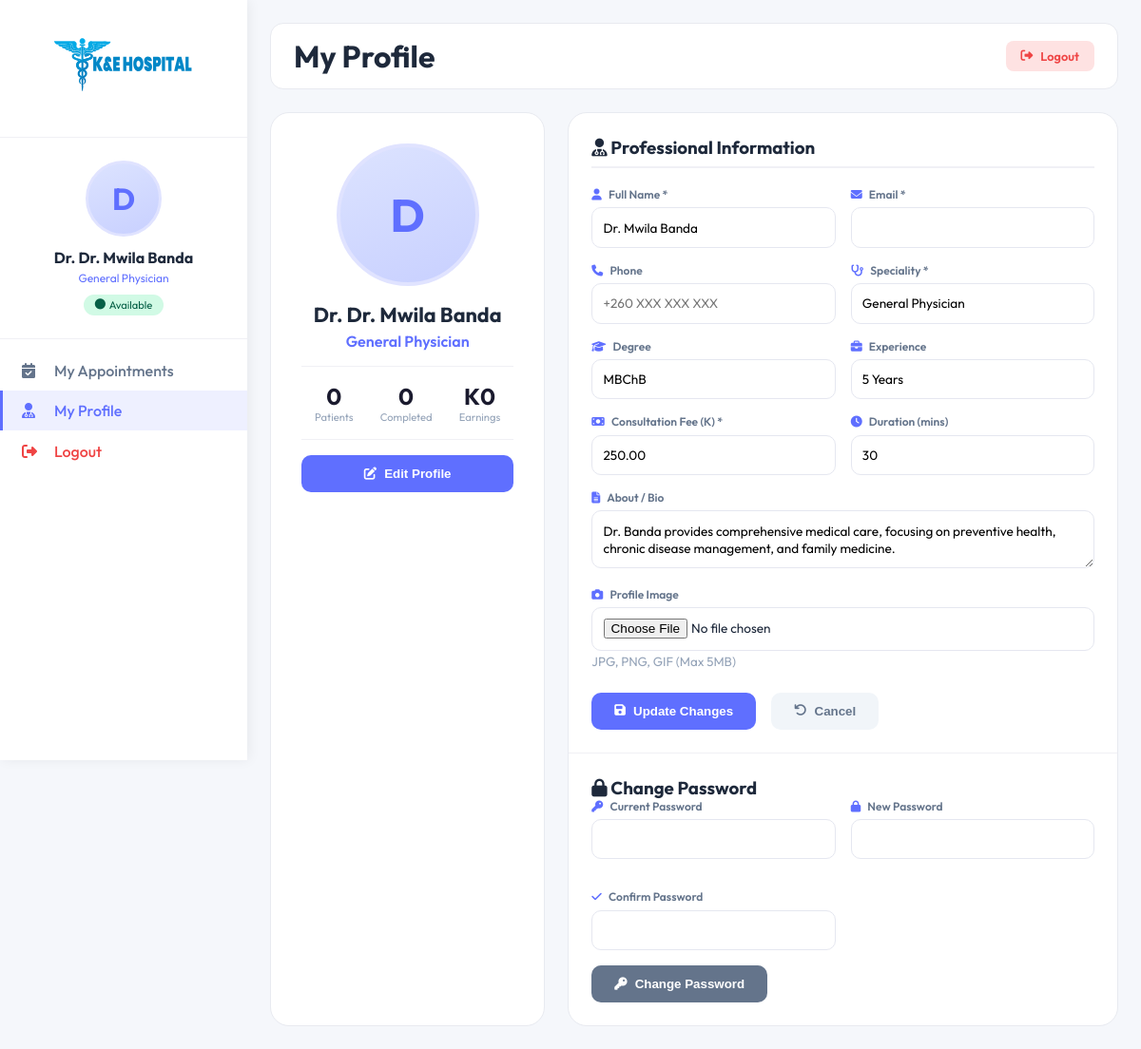
The app's page /frontend/doctor-profile.php (signed in) with its own data.
### tables this page shows
CREATE TABLE doctors (
    doctor_id VARCHAR(50) PRIMARY KEY,
    name VARCHAR(100) NOT NULL,
    email VARCHAR(100) UNIQUE,
    password VARCHAR(255),  
    profile_image VARCHAR(255) DEFAULT '/frontend/assets/upload_area.png',  
    image_path VARCHAR(255),  
    speciality VARCHAR(100) NOT NULL,
    degree VARCHAR(50) NOT NULL,
    experience VARCHAR(50) NOT NULL,
    about TEXT,
    fees DECIMAL(10, 2) NOT NULL,
    address_line1 VARCHAR(255),
    address_line2 VARCHAR(255),
    consultation_duration INT DEFAULT 30,  
    is_available BOOLEAN DEFAULT TRUE,
    rating DECIMAL(3,2) DEFAULT 0,  
    total_reviews INT DEFAULT 0,
    created_at TIMESTAMP DEFAULT CURRENT_TIMESTAMP,
    updated_at TIMESTAMP DEFAULT CURRENT_TIMESTAMP ON UPDATE CURRENT_TIMESTAMP,
    INDEX idx_speciality (speciality),
    INDEX idx_is_available (is_available),
    INDEX idx_rating (rating)
);

### frontend/doctor-profile.php (the view, shortened to what this page needs)
<?php
$host     = 'localhost';
$dbname   = 'ke_hospital';
$username = 'root';
$password = '';
$doctor_id   = $_SESSION['doctor_id'];
$doctor = array();
try {
    $pdo = new PDO("mysql:host=$host;dbname=$dbname;charset=utf8", $username, $password);
    $pdo->setAttribute(PDO::ATTR_ERRMODE, PDO::ERRMODE_EXCEPTION);
    $pdo->setAttribute(PDO::ATTR_DEFAULT_FETCH_MODE, PDO::FETCH_ASSOC);
    $stmt = $pdo->prepare("
        SELECT
            d.*,
            COUNT(a.appointment_id) as total_appointments,
            SUM(CASE WHEN a.status = 'Completed' THEN 1 ELSE 0 END) as completed_appointments,
            SUM(CASE WHEN a.status = 'Pending' THEN 1 ELSE 0 END) as pending_appointments,
            SUM(CASE WHEN a.status = 'Confirmed' THEN 1 ELSE 0 END) as confirmed_appointments,
            COALESCE(SUM(p.amount), 0) as total_earnings
        FROM doctors d
        LEFT JOIN appointments a ON d.doctor_id = a.doctor_id
        LEFT JOIN payments p ON a.appointment_id = p.appointment_id AND p.payment_status = 'Completed'
        WHERE d.doctor_id = ?
        GROUP BY d.doctor_id
    ");
    $stmt->execute([$doctor_id]);
    $doctor = $stmt->fetch();
} catch (PDOException $e) {
    $error_msg = 'Database error: ' . $e->getMessage();
}
function getDoctorImage($image_path) {
    $path = ltrim($image_path, '/');
    return '';
}
$profile_img = getDoctorImage($doctor['profile_image'] ?? '');
$initials = strtoupper(substr($doctor['name'] ?? 'Doctor', 0, 1));
?>
<!DOCTYPE html>
<html lang="en">
<head>
<link rel="stylesheet" href="https://cdnjs.cloudflare.com/ajax/libs/font-awesome/6.5.0/css/all.min.css">
<link rel="stylesheet" href="./Css/doctor-profile.css">
</head>
<body>
<div class="layout">
<aside class="sidebar" id="sidebar">
    <div class="sidebar-brand">
        <img src="assets/logo.svg" width="150" alt="K&E Hospital">
    </div>
    <div class="doc-profile-card">
        <div class="doc-avatar-wrap">
            <?php if ($profile_img): ?>
                <img src="<?php echo htmlspecialchars($profile_img); ?>" alt="<?php echo htmlspecialchars($doctor['name']); ?>">
            <?php else: ?>
                <?php echo $initials; ?>
            <?php endif; ?>
        </div>
        <div class="doc-profile-name">Dr. <?php echo htmlspecialchars($doctor['name']); ?></div>
        <div class="doc-profile-spec"><?php echo htmlspecialchars($doctor['speciality']); ?></div>
        <span class="doc-avail-badge"><i class="fas fa-circle"></i> Available</span>
    </div>
    <nav class="sidebar-nav">
        <a href="doctor-dashboard.php" class="nav-link"><i class="fas fa-calendar-check"></i> My Appointments</a>
        <a href="doctor-profile.php" class="nav-link active"><i class="fas fa-user-md"></i> My Profile</a>
        <a href="doctor-logout.php" class="nav-link" style="color:#ef4444;"><i class="fas fa-sign-out-alt"></i> Logout</a>
    </nav>
</aside>
<main class="main">
    <div class="topbar">
        <div class="topbar-left">
            <h1>My Profile</h1>
        </div>
        <a href="doctor-logout.php" class="logout-link"><i class="fas fa-sign-out-alt"></i> Logout</a>
    </div>
    <div class="profile-container">
        <div class="profile-sidebar-card">
            <div class="profile-image-section">
                <div class="profile-main-avatar">
                    <?php if ($profile_img): ?>
                        <img src="<?php echo htmlspecialchars($profile_img); ?>" alt="<?php echo htmlspecialchars($doctor['name']); ?>" id="profilePreview">
                    <?php else: ?>
                        <span id="profileInitial"><?php echo $initials; ?></span>
                    <?php endif; ?>
                </div>
                <div class="profile-name-large">Dr. <?php echo htmlspecialchars($doctor['name']); ?></div>
                <div class="profile-speciality"><?php echo htmlspecialchars($doctor['speciality']); ?></div>
                <div class="stats-row">
                    <div class="stat-item"><div class="stat-value"><?php echo $doctor['total_appointments'] ?? 0; ?></div><div class="stat-label">Patients</div></div>
                    <div class="stat-item"><div class="stat-value"><?php echo $doctor['completed_appointments'] ?? 0; ?></div><div class="stat-label">Completed</div></div>
                    <div class="stat-item"><div class="stat-value">K<?php echo number_format($doctor['total_earnings'] ?? 0, 0); ?></div><div class="stat-label">Earnings</div></div>
                </div>
                <button class="edit-profile-btn" onclick="document.getElementById('profileForm').scrollIntoView({behavior:'smooth'})"><i class="fas fa-edit"></i> Edit Profile</button>
            </div>
        </div>
        <div class="profile-main-card">
            <form method="POST" enctype="multipart/form-data" id="profileForm">
                <div class="form-section">
                    <h3><i class="fas fa-user-md"></i> Professional Information</h3>
                    <div class="form-row">
                        <div class="form-group"><label><i class="fas fa-user"></i> Full Name *</label><input type="text" name="name" value="<?php echo htmlspecialchars($doctor['name']); ?>" required></div>
                        <div class="form-group"><label><i class="fas fa-envelope"></i> Email *</label><input type="email" name="email" value="<?php echo htmlspecialchars($doctor['email']); ?>" required></div>
                    </div>
                    <div class="form-row">
                        <div class="form-group"><label><i class="fas fa-phone"></i> Phone</label><input type="text" name="phone" value="<?php echo htmlspecialchars($doctor['phone'] ?? ''); ?>" placeholder="+260 XXX XXX XXX"></div>
                        <div class="form-group"><label><i class="fas fa-stethoscope"></i> Speciality *</label><input type="text" name="speciality" value="<?php echo htmlspecialchars($doctor['speciality']); ?>" required></div>
                    </div>
                    <div class="form-row">
                        <div class="form-group"><label><i class="fas fa-graduation-cap"></i> Degree</label><input type="text" name="degree" value="<?php echo htmlspecialchars($doctor['degree'] ?? ''); ?>" placeholder="MBChB, MD"></div>
                        <div class="form-group"><label><i class="fas fa-briefcase"></i> Experience</label><input type="text" name="experience" value="<?php echo htmlspecialchars($doctor['experience'] ?? ''); ?>" placeholder="5 Years"></div>
                    </div>
                    <div class="form-row">
                        <div class="form-group"><label><i class="fas fa-money-bill"></i> Consultation Fee (K) *</label><input type="number" name="fees" value="<?php echo htmlspecialchars($doctor['fees'] ?? 0); ?>" step="10" required></div>
                        <div class="form-group"><label><i class="fas fa-clock"></i> Duration (mins)</label><input type="number" name="consultation_duration" value="<?php echo htmlspecialchars($doctor['consultation_duration'] ?? 30); ?>"></div>
                    </div>
                    <div class="form-group"><label><i class="fas fa-file-alt"></i> About / Bio</label><textarea name="about" placeholder="Write a short bio..."><?php echo htmlspecialchars($doctor['about'] ?? ''); ?></textarea></div>
                    <div class="form-group"><label><i class="fas fa-camera"></i> Profile Image</label><input type="file" name="profile_image" accept="image/*" id="profileImageInput"><small style="color:#94a3b8;"> JPG, PNG, GIF (Max 5MB)</small>
                    </div>
                    <div class="form-actions">
                        <button type="submit" name="update_profile" class="btn-save"><i class="fas fa-save"></i> Update Changes</button>
                        <button type="reset" class="btn-cancel" onclick="window.location.reload();"><i class="fas fa-undo"></i> Cancel</button>
                    </div>
                </div>
            </form>
            <div class="password-section">
                <h3><i class="fas fa-lock"></i> Change Password</h3>
                <form method="POST" onsubmit="return validatePasswordForm()">
                    <div class="form-row">
                        <div class="form-group"><label><i class="fas fa-key"></i> Current Password</label><input type="password" name="current_password" id="current_password" required></div>
                        <div class="form-group"><label><i class="fas fa-lock"></i> New Password</label><input type="password" name="new_password" id="new_password" required></div>
                        <div class="form-group"><label><i class="fas fa-check"></i> Confirm Password</label><input type="password" name="confirm_password" id="confirm_password" required></div>
                    </div>
                    <button type="submit" name="change_password" class="btn-save" style="background:#64748b;"><i class="fas fa-key"></i> Change Password</button>
                </form>
            </div>
        </div>
    </div>
</main>
</div>
</body>
</html>

### frontend/Css/doctor-profile.css (style rules this page uses)
* { margin: 0; padding: 0; box-sizing: border-box; }
body { font-family: 'Outfit', sans-serif; background: #f5f7fb; color: #1e293b; }
a { text-decoration: none; color: inherit; }
img { max-width: 100%; }
.layout { display: flex; min-height: 100vh; }
.sidebar { width: 260px; background: #fff; flex-shrink: 0; box-shadow: 2px 0 12px rgba(0, 0, 0, 0.06); position: fixed; height: 100vh; overflow-y: auto; z-index: 200; }
.sidebar-brand { padding: 1.25rem; border-bottom: 1px solid #f0f0f5; text-align: center; }
.doc-profile-card { padding: 1.5rem; text-align: center; border-bottom: 1px solid #f0f0f5; }
.doc-avatar-wrap { width: 80px; height: 80px; border-radius: 50%; margin: 0 auto 0.75rem; background: linear-gradient(160deg, #dce3ff, #c8d0ff); border: 3px solid #e0e3ff; display: flex; align-items: center; justify-content: center; font-size: 2rem; font-weight: 700; color: #5f6fff; overflow: hidden; }
.doc-profile-name { font-size: 1rem; font-weight: 700; margin-bottom: 0.25rem; }
.doc-profile-spec { font-size: 0.75rem; color: #5f6fff; margin-bottom: 0.5rem; }
.doc-avail-badge { display: inline-flex; align-items: center; gap: 4px; background: #d1fae5; color: #065f46; padding: 0.25rem 0.75rem; border-radius: 50px; font-size: 0.7rem; }
.sidebar-nav { padding: 0.75rem 0; }
.nav-link { display: flex; align-items: center; gap: 0.875rem; padding: 0.7rem 1.25rem; color: #64748b; font-weight: 500; transition: all 0.2s; border-left: 3px solid transparent; }
.nav-link.active { background: #eef0ff; color: #5f6fff; border-left-color: #5f6fff; }
.nav-link i { width: 20px; }
.main { flex: 1; margin-left: 260px; padding: 1.5rem; }
.topbar { background: #fff; border-radius: 14px; padding: 0.875rem 1.5rem; display: flex; justify-content: space-between; align-items: center; margin-bottom: 1.5rem; border: 1px solid #e8eaf0; }
.logout-link { background: #fee2e2; color: #ef4444; padding: 0.5rem 1rem; border-radius: 8px; font-size: 0.8rem; font-weight: 600; display: inline-flex; align-items: center; gap: 0.5rem; }
.profile-container { display: grid; grid-template-columns: 1fr 2fr; gap: 1.5rem; }
.profile-sidebar-card, .profile-main-card { background: #fff; border-radius: 20px; border: 1px solid #e8eaf0; overflow: hidden; }
.profile-image-section { text-align: center; padding: 2rem; }
.profile-main-avatar { width: 150px; height: 150px; border-radius: 50%; margin: 0 auto 1rem; background: linear-gradient(160deg, #dce3ff, #c8d0ff); border: 4px solid #e0e3ff; display: flex; align-items: center; justify-content: center; font-size: 3rem; font-weight: 700; color: #5f6fff; overflow: hidden; }
.profile-name-large { font-size: 1.35rem; font-weight: 700; margin-bottom: 0.25rem; }
.profile-speciality { color: #5f6fff; font-weight: 600; }
.stats-row { display: flex; justify-content: space-around; padding: 1rem 0; border-top: 1px solid #f0f0f5; border-bottom: 1px solid #f0f0f5; margin: 1rem 0; }
.stat-value { font-size: 1.5rem; font-weight: 700; color: #1a1a2e; }
.stat-label { font-size: 0.7rem; color: #94a3b8; }
.edit-profile-btn { width: 100%; padding: 0.75rem; background: #5f6fff; color: #fff; border: none; border-radius: 10px; font-weight: 600; cursor: pointer; display: flex; align-items: center; justify-content: center; gap: 0.5rem; margin-top: 1rem; }
.form-section { padding: 1.5rem; }
.form-section h3 { margin-bottom: 1.25rem; border-bottom: 2px solid #f0f0f5; padding-bottom: 0.5rem; }
.form-row { display: grid; grid-template-columns: 1fr 1fr; gap: 1rem; }
.form-group { margin-bottom: 1rem; }
.form-group label { display: block; font-size: 0.75rem; font-weight: 600; color: #64748b; margin-bottom: 0.4rem; }
.form-group label i { color: #5f6fff; margin-right: 0.3rem; }
.form-group input, .form-group textarea, .form-group select { width: 100%; padding: 0.7rem; border: 1.5px solid #e5e7f0; border-radius: 10px; font-family: 'Outfit', sans-serif; font-size: 0.85rem; }
.form-actions { display: flex; gap: 1rem; margin-top: 1.5rem; }
.btn-save { padding: 0.75rem 1.5rem; background: #5f6fff; color: #fff; border: none; border-radius: 10px; font-weight: 600; cursor: pointer; display: inline-flex; align-items: center; gap: 0.5rem; }
.btn-cancel { padding: 0.75rem 1.5rem; background: #f1f5f9; color: #64748b; border: none; border-radius: 10px; font-weight: 600; cursor: pointer; display: inline-flex; align-items: center; gap: 0.5rem; }
.password-section { padding: 1.5rem; border-top: 1px solid #f0f0f5; }

### records on screen
doctors: name "D", name "Dr. Mwila Banda", speciality "General Physician", degree "MBChB", experience "5 Years", fees "250.00", consultation_duration "30", about "Dr. Banda provides comprehensive medical care, focusing on preventive health, chronic disease management, and family medicine."

### other values on screen
$doctor['total_appointments'] "0"
$doctor['completed_appointments'] "0"
$doctor['total_earnings'] "0"
